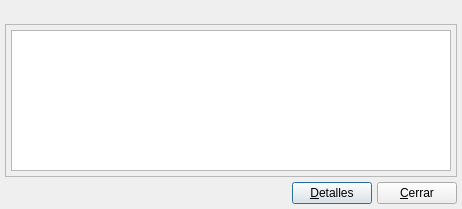
<?xml version="1.0" encoding="UTF-8"?>
<ui version="4.0">
 <class>BlErrorDialogBase</class>
 <widget class="QDialog" name="BlErrorDialogBase">
  <property name="geometry">
   <rect>
    <x>0</x>
    <y>0</y>
    <width>462</width>
    <height>209</height>
   </rect>
  </property>
  <property name="windowTitle">
   <string>Mensaje</string>
  </property>
  <layout class="QVBoxLayout">
   <property name="spacing">
    <number>5</number>
   </property>
   <property name="leftMargin">
    <number>5</number>
   </property>
   <property name="topMargin">
    <number>5</number>
   </property>
   <property name="rightMargin">
    <number>5</number>
   </property>
   <property name="bottomMargin">
    <number>5</number>
   </property>
   <item>
    <widget class="QLabel" name="m_mensaje">
     <property name="text">
      <string/>
     </property>
    </widget>
   </item>
   <item>
    <widget class="QFrame" name="m_framedetalles">
     <property name="frameShape">
      <enum>QFrame::StyledPanel</enum>
     </property>
     <property name="frameShadow">
      <enum>QFrame::Raised</enum>
     </property>
     <layout class="QHBoxLayout">
      <property name="spacing">
       <number>5</number>
      </property>
      <property name="leftMargin">
       <number>5</number>
      </property>
      <property name="topMargin">
       <number>5</number>
      </property>
      <property name="rightMargin">
       <number>5</number>
      </property>
      <property name="bottomMargin">
       <number>5</number>
      </property>
      <item>
       <widget class="QTextEdit" name="m_detalles"/>
      </item>
     </layout>
    </widget>
   </item>
   <item>
    <spacer>
     <property name="orientation">
      <enum>Qt::Vertical</enum>
     </property>
     <property name="sizeType">
      <enum>QSizePolicy::Expanding</enum>
     </property>
     <property name="sizeHint" stdset="0">
      <size>
       <width>21</width>
       <height>16</height>
      </size>
     </property>
    </spacer>
   </item>
   <item>
    <layout class="QHBoxLayout">
     <property name="spacing">
      <number>5</number>
     </property>
     <property name="leftMargin">
      <number>0</number>
     </property>
     <property name="topMargin">
      <number>0</number>
     </property>
     <property name="rightMargin">
      <number>0</number>
     </property>
     <property name="bottomMargin">
      <number>0</number>
     </property>
     <item>
      <spacer>
       <property name="orientation">
        <enum>Qt::Horizontal</enum>
       </property>
       <property name="sizeType">
        <enum>QSizePolicy::Expanding</enum>
       </property>
       <property name="sizeHint" stdset="0">
        <size>
         <width>261</width>
         <height>21</height>
        </size>
       </property>
      </spacer>
     </item>
     <item>
      <widget class="QPushButton" name="pushButton2">
       <property name="text">
        <string>&amp;Detalles</string>
       </property>
       <property name="checkable">
        <bool>true</bool>
       </property>
      </widget>
     </item>
     <item>
      <widget class="QPushButton" name="pushButton1">
       <property name="text">
        <string>&amp;Cerrar</string>
       </property>
      </widget>
     </item>
    </layout>
   </item>
  </layout>
 </widget>
 <layoutdefault spacing="2" margin="5"/>
 <includes>
  <include location="local">local_blI18n.h</include>
 </includes>
 <resources/>
 <connections>
  <connection>
   <sender>pushButton1</sender>
   <signal>clicked()</signal>
   <receiver>BlErrorDialogBase</receiver>
   <slot>accept()</slot>
   <hints>
    <hint type="sourcelabel">
     <x>455</x>
     <y>202</y>
    </hint>
    <hint type="destinationlabel">
     <x>585</x>
     <y>182</y>
    </hint>
   </hints>
  </connection>
  <connection>
   <sender>pushButton2</sender>
   <signal>toggled(bool)</signal>
   <receiver>m_framedetalles</receiver>
   <slot>setVisible(bool)</slot>
   <hints>
    <hint type="sourcelabel">
     <x>331</x>
     <y>193</y>
    </hint>
    <hint type="destinationlabel">
     <x>339</x>
     <y>161</y>
    </hint>
   </hints>
  </connection>
 </connections>
</ui>
